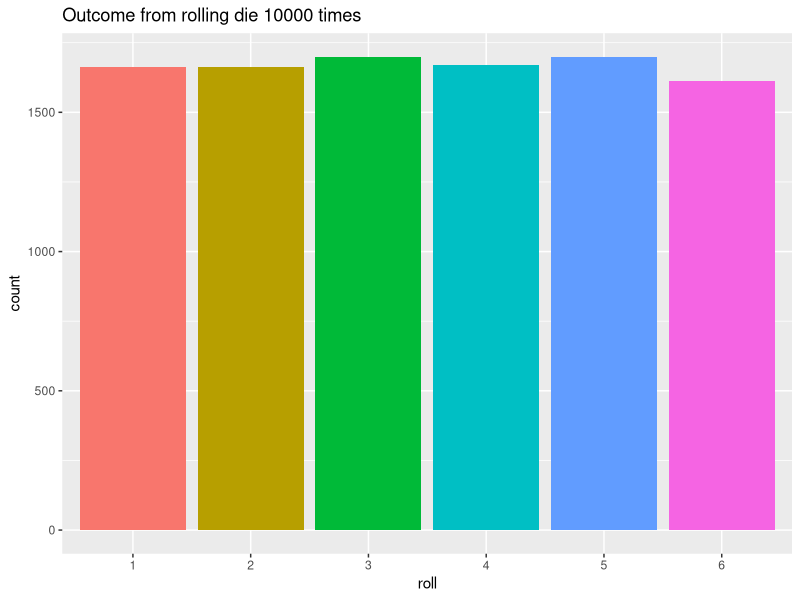
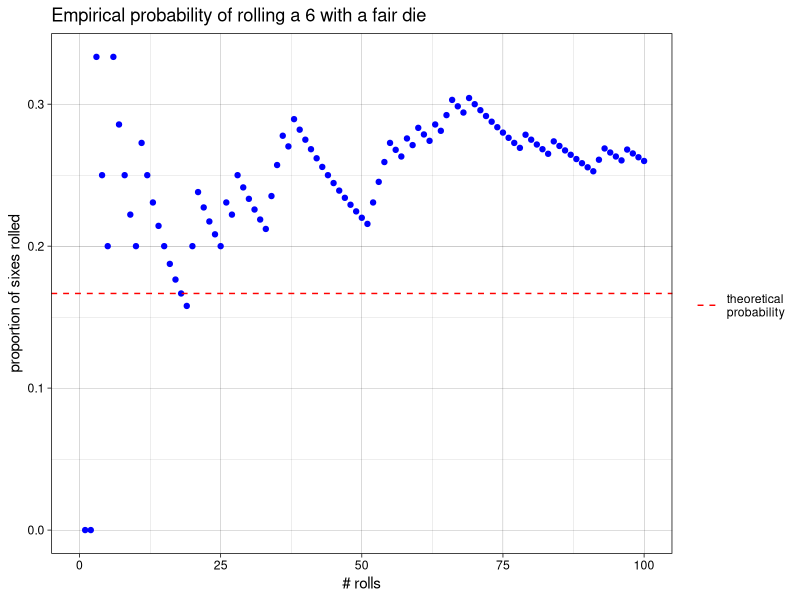
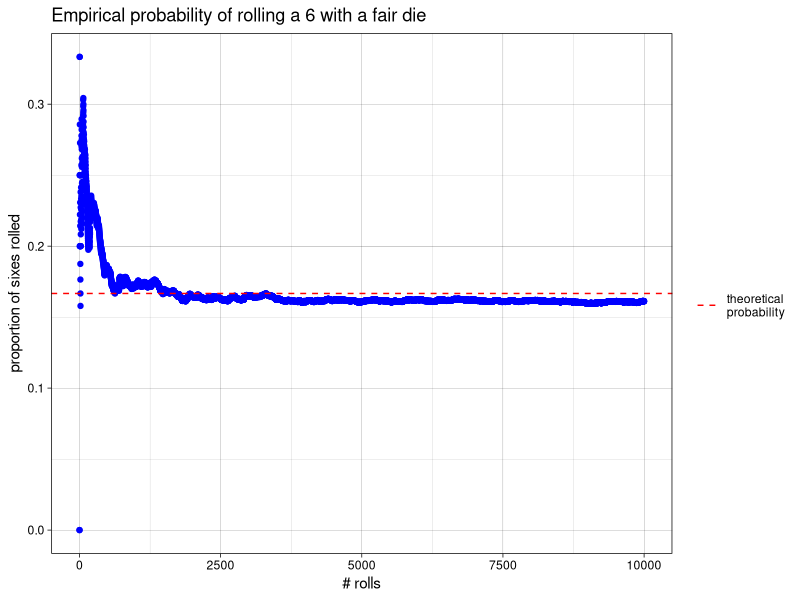
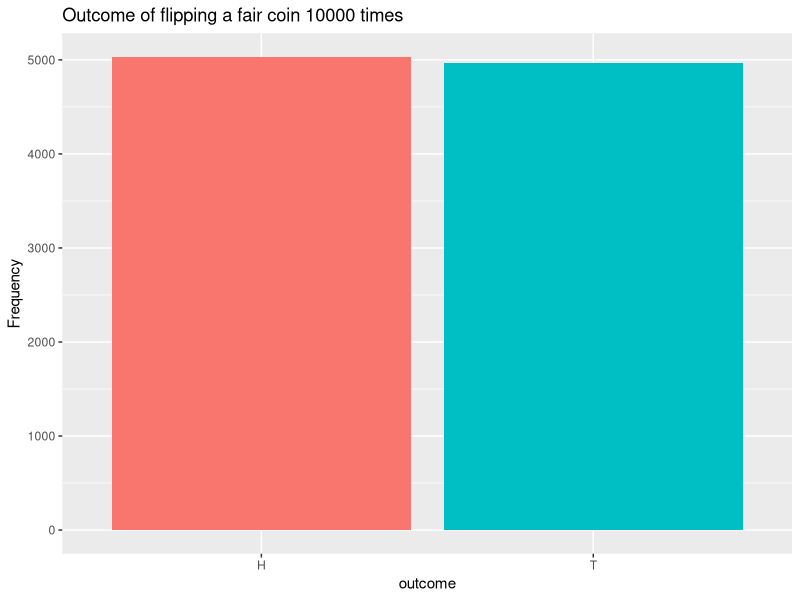
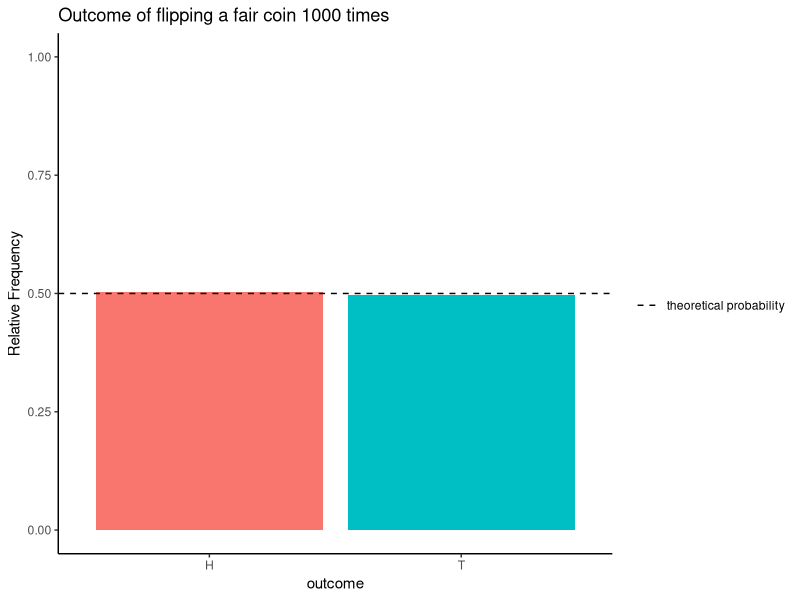
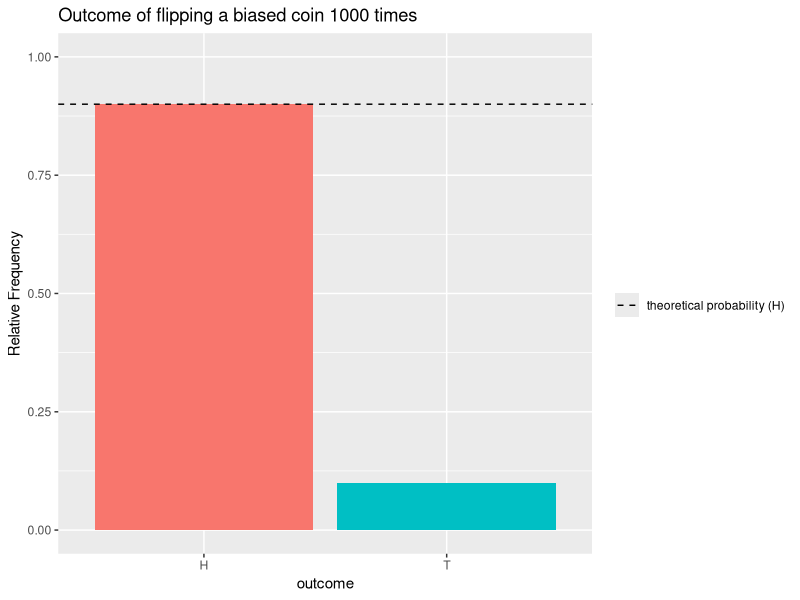

Write R code to recreate these figures, in order.
######################################
## Module 4: Probability
######################################

# Note: the 'gtools' library is needed to enumerate
# permutations and combinations

library(gtools)
library(ggplot2)
library(dplyr)

######################################################
# simulate rolling a die 10,000 times, by sampling
# from the values 1:6, 10,000 times, with replacement
######################################################
roll.num <- sample(1:6, 10000, replace = TRUE)

## treat the results as a factor (qualitative variable) and construct a barplot
roll <- factor(roll.num)
ggplot() + geom_bar(aes(roll, fill = roll)) + 
  ggtitle("Outcome from rolling die 10000 times") +
  theme(legend.position = "none")


# function to find the proportion of sixes occurring in first 
# 'i' elements of 'x' 
proportion.sixes <- function(i,x) {
  x <- x[1:i] # limit to first 'i' elements
  count <- sum(x==6)
  count/i
}

## apply this function to all integers from 1- 10000
props <- sapply(1:length(roll.num), proportion.sixes, x=roll.num)


## plot empirical and theoretical probabilities
six.plot <- ggplot() + geom_point(aes(x = 1:length(props), y=props), color = "blue") +
  ggtitle("Empirical probability of rolling a 6 with a fair die") +
  labs(x = "# rolls", y = "proportion of sixes rolled") +
  geom_hline(aes(yintercept=1/6, linetype = "theoretical\nprobability"),color = "red") +
  theme_linedraw() +
  scale_linetype_manual(name = "", values = 2) # this adds the legend (values = 2 for dotted line)


# plot only first 100 rolls
six.plot + xlim(0,100)

# look at complete plot
six.plot                


## simulate flipping a fair coin 10,000 times
coins <- sample(c("H", "T"), 10000, replace=TRUE)

# generate bar graph of frequencies; the guides() function is
# used to suppress the legend for the 'fill' elements (the coins)
ggplot() + geom_bar(aes(coins, fill = coins)) + 
  ggtitle("Outcome of flipping a fair coin 10000 times") +
  labs(x = "outcome", y = "Frequency") +
  guides(fill = FALSE)
  

# calculate a relative frequency table and generate a bar graph of 
# relative frequencies 

# create data.frame containing relative frequency table
p <- table(coins) %>% prop.table() %>% data.frame()  

# plot relative frequencies; the guides() function is
# used to suppress the legend for the 'fill' elements (the coins)
ggplot(p) + geom_col(aes(x = coins, y = Freq, fill = coins)) + 
  ggtitle("Outcome of flipping a fair coin 1000 times") +
  labs(x = "outcome", y = "Relative Frequency") +
  geom_hline(aes(yintercept=1/2, linetype = 'theoretical probability'),
             color = "black") +
  scale_linetype_manual(name = "", values = 2) +
  guides(fill = FALSE) + ylim(0,1) + theme_classic()


# Let's repeat this simulation using a biased coin, flipped 10,000 times
# (the biased coin has a 90% probability of Heads, 10% probability of tails)
coins <- sample(c("H", "T"), 10000, prob = c(.9,.1), replace=TRUE)

# create data frame of relative frequency table
p <- table(coins) %>% prop.table() %>% data.frame()


ggplot(p) + geom_col(aes(x = coins, y = Freq, fill = coins)) + 
  ggtitle("Outcome of flipping a biased coin 1000 times") +
  labs(x = "outcome", y = "Relative Frequency") +
  geom_hline(aes(yintercept=9/10, linetype = "theoretical probability (H)"),
             color = "black") +
  scale_linetype_manual(name = "", values = 2) +
  guides(fill = FALSE) + ylim(0,1)


############################################################
## general method for repeating a probability experiment --
## write a function to do the experiment once, then
## use the replicate function to repeat the experiment
############################################################

## example function: flip a fair coin 2 times, 
#     determine if we get 2 heads
# returns TRUE if we get 2 heads, FALSE otherwise
flip.two.heads <- function() {
  
  # flip the coin twice (same as flipping 2 coins)
  f <- sample(c("H", "T"), 2, replace = TRUE)
  
  # count the number of Heads
  count <- sum(f=="H")
  
  # return TRUE if we got 2 heads
  count == 2
}

# flip a coin 2 times, repeat 1000 times
two.heads <- replicate(1000, flip.two.heads())

# find the empirical probability of getting 2 heads = 
# number of times we get 2 heads / number of experiments
prop.heads <- sum(two.heads) / length(two.heads)
prop.heads


#########################################################
# Exercise: Copy and modify the above code to find
# the empirical probability of flipping a coin 3 times
# and getting at least 2 heads.
#########################################################


#########################################################
## classical probability - when all outcomes
## are equally likely, 
## P(A) = (number of outcomes in A) / 
##          (number of outcomes in sample space)
#########################################################

##########################################################
# We can use the 'permutation' function from the gtools
# library for classical probability calculations.
# The arguments for the permutation function include 
# (1) number of outcomes per trial of the experiment, 
# (2) number of trials,
# (3) sample space for each trial
# (4) repeats = TRUE if outcomes can repeat across trials
# Permutations gives all possible arrangements where
#    order matters
##########################################################

##########################################################
# Find the sample space S for flipping a coin 3 times  #
##########################################################
S <- permutations(2,3, c("H", "T"), repeats = TRUE)

# Define the event corresponding to getting exactly two heads
index <- rowSums(S == "H") == 2
S[index,]

# Define the event corresponding to getting at least two heads
index <- rowSums(S == "H") >= 2
S[index,]

#######################################################
# Finding classical probabilities
#######################################################

##########################################################
## aside: useful logical functions: 
#   any(x) returns TRUE if any element in x is TRUE
#   all(x) returns TRUE if all elements in x are TRUE
##########################################################

numbers <- 1:3
any(numbers == 4)
any(numbers == 1)
all(numbers == 1)

numbers <- c(1,1,1)
all(numbers == 1)

# Find the probability of getting all heads, P(H = 3), when
# flipping a fair coin 3 times
all.heads <- apply(S == "H", 1, all)
sum(all.heads) / length(all.heads)

# Find the probability of getting at least 1 Head, P(H >= 1)
any.heads <- apply(S == "H", 1, any)
p.any.heads <- sum(any.heads) / length(any.heads)
p.any.heads

# Note that the complement of at least one head (H >=1)
# is no heads (H=0) (or all tails). Therefore by the 
# rule of complements, P(no heads) = 1 - P(at least 1 heads)

# probability of no heads
1 - p.any.heads

# probability of no heads - direct calculation
no.heads <- apply(S == "T", 1, all)
p.no.heads <- sum(no.heads) / length(no.heads)
p.no.heads
